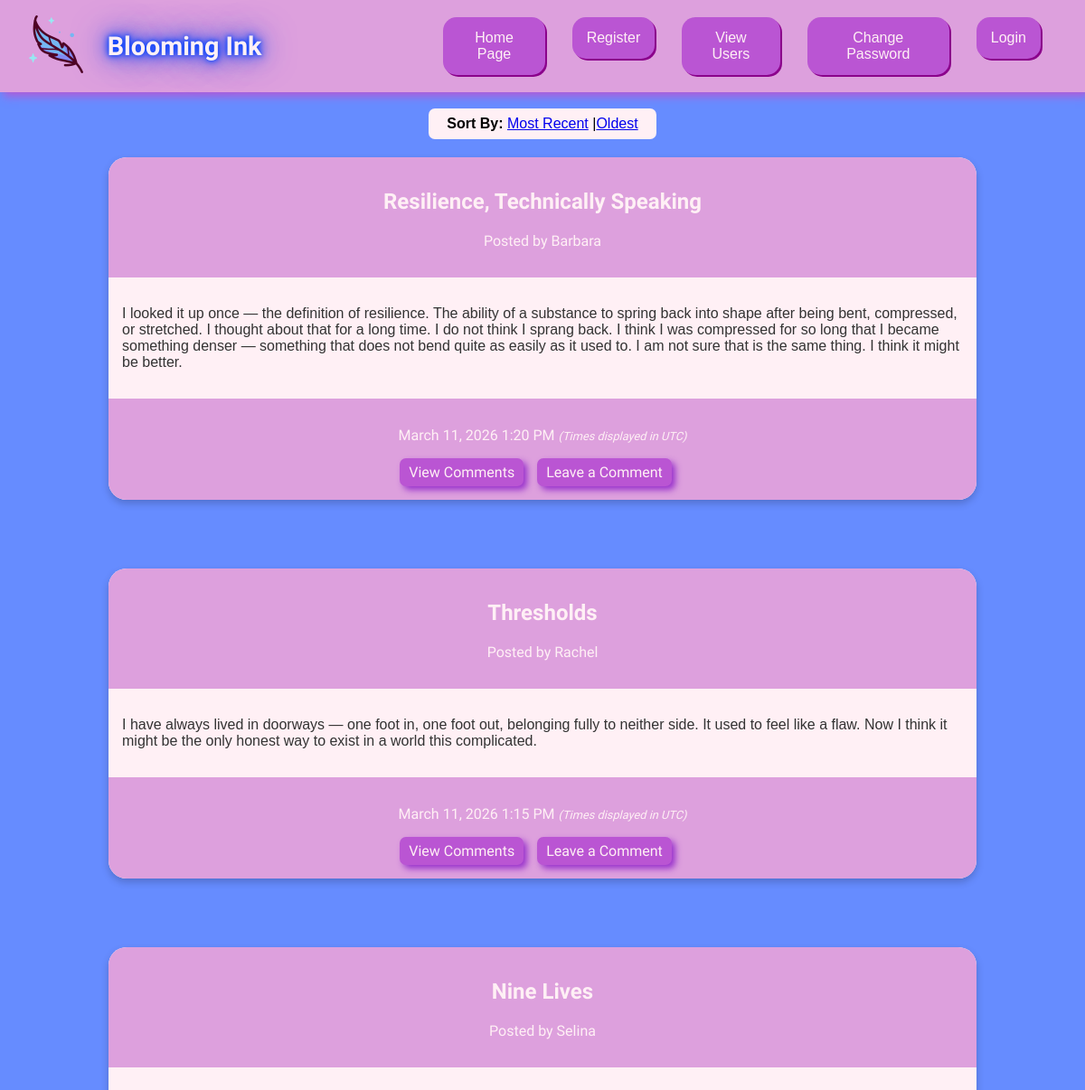
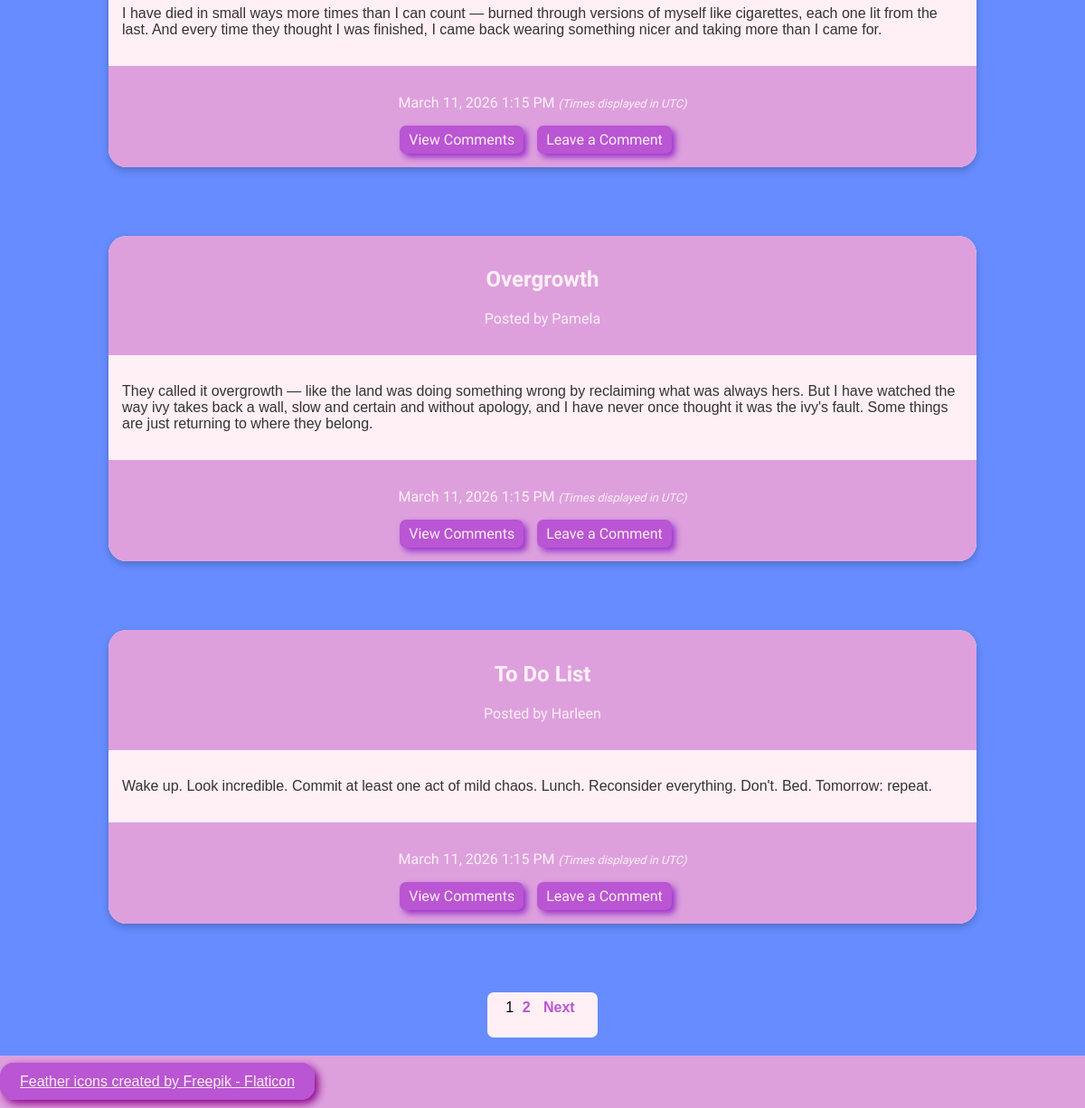
/Blooming_Ink/index.php, run on the app's committed database (2 pictures, top to bottom).
### tables this page shows
CREATE TABLE `blogposts` (
  `blogpost_id` int(11) NOT NULL,
  `user_id` int(11) NOT NULL,
  `blogpost_title` varchar(255) NOT NULL,
  `blogpost_body` text NOT NULL,
  `blogpost_timestamp` timestamp NOT NULL DEFAULT current_timestamp()
);

CREATE TABLE `users` (
  `user_id` int(11) NOT NULL,
  `fname` varchar(255) NOT NULL,
  `lname` varchar(255) NOT NULL,
  `email` varchar(255) NOT NULL,
  `pass` char(64) NOT NULL,
  `registration_date` timestamp NOT NULL DEFAULT current_timestamp(),
  `is_admin` tinyint(1) DEFAULT NULL
);

### Blooming_Ink/index.php (the view, shortened to what this page needs)
<?php
include('header.php');
?>
<!DOCTYPE html>
<html lang="en">
<div class="main-content">
<?php
include('mysqli_connect.php');
$display = 5;
if (isset($_GET['p']) && is_numeric($_GET['p'])) {
$pages = $_GET['p'];
} else {
$q = "SELECT COUNT(blogpost_id) FROM blogposts";
$r = mysqli_query ($dbc, $q);
$rowp = mysqli_fetch_array ($r, MYSQLI_NUM);
$records = $rowp[0];
if ($records > $display) {
$pages = ceil ($records/$display);
} else {
$pages = 1;
}
}
if (isset($_GET['s']) && is_numeric($_GET['s'])) {
$start = $_GET['s'];
} else {
$start = 0;
}
$sort = (isset($_GET['sort'])) ? $_GET['sort'] : 'date';
switch ($sort) {
default:
$order_by = 'blogpost_timestamp DESC';
$sort = 'recent';
break;
}
echo '<br>';
echo '<div style="background-color:lavenderblush; border-radius:7px; width:fit-content; margin:0 auto; padding:8px 20px; text-align:center;">';
echo '<strong> Sort By: </strong>';
echo '<a href="?sort=recent">Most Recent</a> |';
echo '<a href="?sort=oldest">Oldest</a>';
echo '</div>';
$query = "SELECT blogposts.*, users.fname FROM blogposts JOIN users ON blogposts.user_id = users.user_id ORDER BY $order_by LIMIT $start, $display";
$results = mysqli_query($dbc, $query);
while ($row = mysqli_fetch_array($results, MYSQLI_ASSOC)){
	echo "<div class='card'>";
    echo "<div class='card-header'>";
        echo "<h2>" . htmlspecialchars($row['blogpost_title']) . "</h2>";
        echo "<p>Posted by " . htmlspecialchars($row['fname']) . "</p>";
    echo "</div>";
    echo "<div class='card-content'>";
        echo "<p>" . htmlspecialchars($row['blogpost_body']) . "</p>";
    echo "</div>";
    echo "<div class='card-footer'>";
        echo "<p>" . date('F j, Y g:i A', strtotime($row['blogpost_timestamp'])) . " <em style='font-size:0.8em;'>(Times displayed in UTC)</em></p>";
        echo "<a href='viewcomments.php?blogpost_id=" . $row['blogpost_id'] . "'>View Comments</a>";
        echo "<a href='newcomment.php?blogpost_id=" . $row['blogpost_id'] . "'>Leave a Comment</a>";
    echo "</div>";
echo "</div>";
	echo "</div><br><br>";
}
if ($pages > 1) {
echo '<div id="paginationbuttons" style="text-align:center; margin: 20px auto; width:fit-content; background-color:lavenderblush; border-radius:7px; padding:8px 20px;">';
$current_page = ($start/$display) + 1;
for ($i = 1; $i <= $pages; $i++) {
if ($i != $current_page) {
echo '<a href="?s=' . (($display * ($i - 1))) . '&p=' . $pages . '&sort=' . $sort . '">' . $i . '</a> ';
} else {
echo $i . ' ';
}
}
if ($current_page != $pages) {
echo '<a href="?s=' . ($start + $display) . '&p=' . $pages . '&sort=' . $sort . '">Next</a>';
}
}
echo '</div>';
?>
<?php
include('footer.php');
?>
</html>

### Blooming_Ink/header.php (shortened to what this page needs)
<!DOCTYPE html PUBLIC "-//W3C//DTD XHTML 1.0 Strict//EN" "http://www.w3.org/TR/xhtml1/DTD/xhtml1-strict.dtd">
<html xmlns="http://www.w3.org/1999/xhtml">
<head>
</head>
<body>
	<div id="header">
	    <div id="logoandname">
	        <a href="index.php"><img src="images/feather-logo.png" alt="website Logo"></a>
	        <a href="index.php"><h2>Blooming Ink</h2></a>
	        </div>
	        <nav>
		<ul>
			<li><a href="index.php">Home Page</a></li>
			<li><a href="register.php">Register</a></li>
			<li><a href="view_users.php">View Users</a></li>
			<li><a href="password.php">Change Password</a></li>
			<li><?php
if ( (isset($_SESSION['user_id'])) && (basename($_SERVER['PHP_SELF']) != 'logout.php') ) {
	echo '<a href="logout.php">Logout</a>';
} else {
	echo '<a href="login.php">Login</a>';
}
?></li>
		</ul>
	</nav>
	</div>
	<div id="main-content">

### Blooming_Ink/footer.php (shortened to what this page needs)
<div id="footersection">
    <a id="footerfaviconlink" href="https://www.flaticon.com/free-icons/feather" title="feather icons" target="_blank" rel="noopener noreferrer">Feather icons created by Freepik - Flaticon</a>
</div>
</body>
</html>

### Blooming_Ink/header.php (style rules this page uses)
body { margin:0; padding:0; background-color:#668cff; font-family: 'Trebuchet MS', sans-serif; display:flex; flex-direction: column; min-height: 100vh; }
#header { display: flex; align-items: center; justify-content: space-between; background-color:plum; padding: 1% 1%; box-shadow: 4px 4px 10px mediumorchid; }
#logoandname { display: flex; margin-left:1.5%; align-items: center; gap: 25px; }
#logoandname img { width:64px; height:64px; }
#logoandname h2 { margin:0; color:lavenderblush; text-align:center; text-decoration: none; text-shadow: 0 0 5px #0040ff, 0 0 10px #0040ff, 0 0 20px #0040ff, 0 0 40px #0040ff; font-family:'Amaranth', sans-serif; font-size:1.8em; }
#logoandname a { text-decoration: none; }
ul { display:flex; justify-content:center; list-style-type: none; margin:0; padding:1%; overflow: hidden; background-color: transparent; }
ul li { float: left; }
ul li a { display: block; color:lavenderblush; text-align: center; margin-right:30px; padding: 14px 16px; text-decoration: none; border-radius:15px; box-shadow: 2px 2px darkmagenta; background:mediumorchid; }

### Blooming_Ink/index.php (style rules this page uses)
.card { width: 80%; margin: 20px auto; box-shadow: 0 4px 8px rgba(0, 0, 0, 0.2); border-radius: 20px; overflow: hidden; background-color: #f9f9f9; }
.card-header, .card-footer { background-color: plum; color: lavenderblush; font-family: 'Amaranth'; padding: 15px; text-align: center; }
.card-content { font-family: 'Trebuchet MS', sans-serif; padding: 15px; background-color: lavenderblush; color: #333; }
.card-footer a { color: lavenderblush; text-decoration: none; background-color:mediumorchid; border: 2px solid mediumorchid; border-radius: 7px; box-shadow: 4px 4px 7px darkorchid; cursor: pointer; padding: 4px 8px; margin-right: 15px; display:inline-block; }
#paginationbuttons a { color: mediumorchid; text-decoration: none; background-color: transparent; border: none; border-radius: 0; box-shadow: none; padding: 0 5px; font-weight: bold; }

### Blooming_Ink/footer.php (style rules this page uses)
#footersection { background: plum; width: 100%; padding: 20px 0; box-sizing: border-box; margin: 0; margin-top: auto; }
#footerfaviconlink { background: mediumorchid; color: lavenderblush; border: 2px solid mediumorchid; box-shadow: 4px 4px 10px darkmagenta; padding: 10px 20px; cursor: pointer; border-radius: 15px; }

### data on the page
blogposts: blogpost_title "Resilience, Technically Speaking", user.fname "Barbara", blogpost_body "I looked it up once — the definition of resilience. The ability of a substance to spring back into shape after being bent, compressed, or stretched. I thought about that for a long time. I do not think I sprang back. I think I was compressed for so long that I became something denser — something that does not bend quite as easily as it used to. I am not sure that is the same thing. I think it might be better.", blogpost_timestamp "March 11, 2026 1:20 PM"
blogposts: blogpost_title "Thresholds", user.fname "Rachel", blogpost_body "I have always lived in doorways — one foot in, one foot out, belonging fully to neither side. It used to feel like a flaw. Now I think it might be the only honest way to exist in a world this complicated.", blogpost_timestamp "March 11, 2026 1:15 PM"
blogposts: blogpost_title "Nine Lives", user.fname "Selina", blogpost_body "I have died in small ways more times than I can count — burned through versions of myself like cigarettes, each one lit from the last. And every time they thought I was finished, I came back wearing something nicer and taking more than I came for.", blogpost_timestamp "March 11, 2026 1:15 PM"
blogposts: blogpost_title "Overgrowth", user.fname "Pamela", blogpost_body "They called it overgrowth — like the land was doing something wrong by reclaiming what was always hers. But I have watched the way ivy takes back a wall, slow and certain and without apology, and I have never once thought it was the ivy's fault. Some things are just returning to where they belong.", blogpost_timestamp "March 11, 2026 1:15 PM"
blogposts: blogpost_title "To Do List", user.fname "Harleen", blogpost_body "Wake up. Look incredible. Commit at least one act of mild chaos. Lunch. Reconsider everything. Don't. Bed. Tomorrow: repeat.", blogpost_timestamp "March 11, 2026 1:15 PM"
